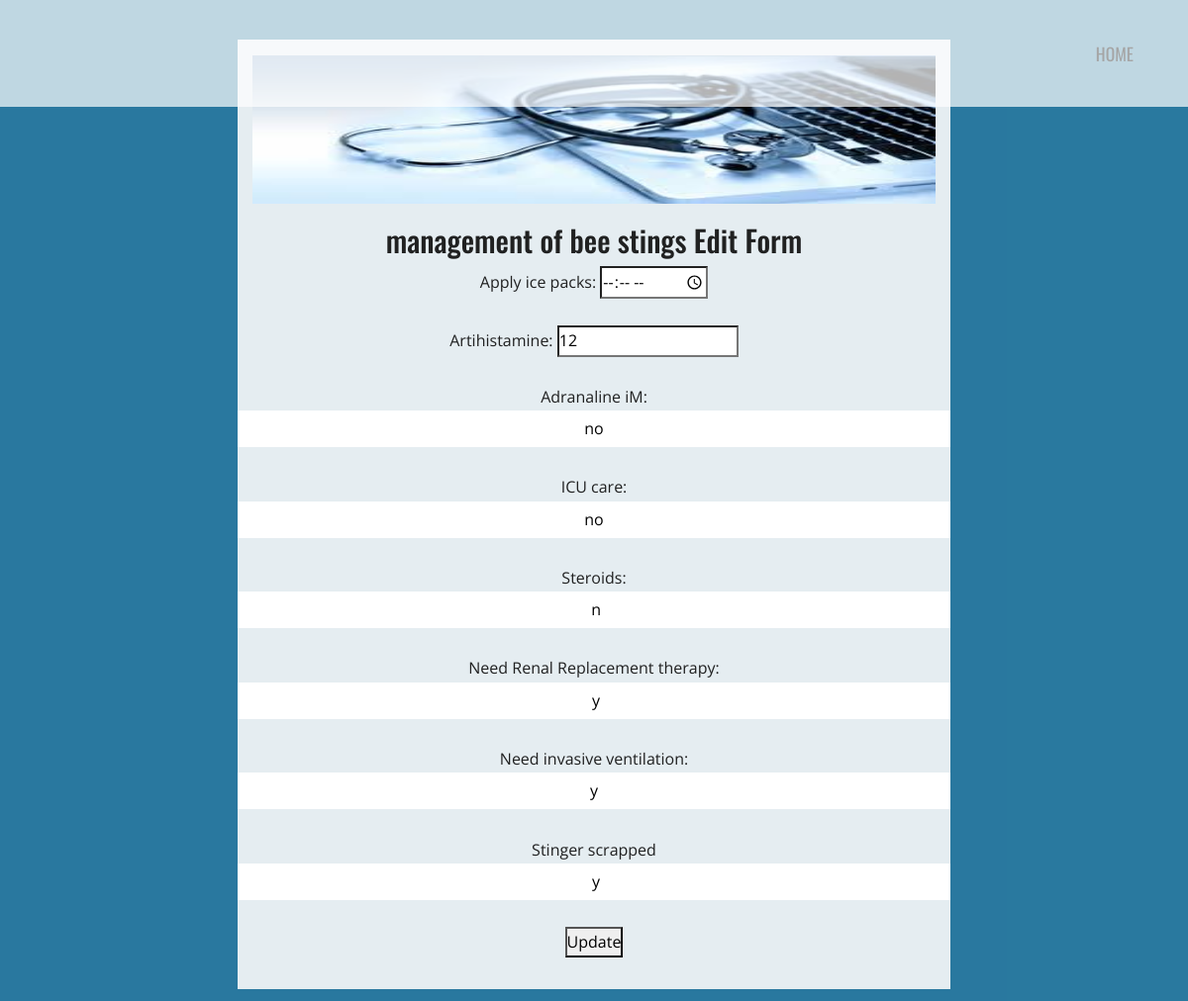
Page /doctor/management_of_bee_edit.php?Patient_Id=2 on the committed database.
### tables this page shows
CREATE TABLE `management_of_bee` (
  `Index_Of_management_Of_Bee` varchar(100) NOT NULL,
  `Index_Of_Bee_Stings` varchar(10000) DEFAULT NULL,
  `Patient_Id` varchar(10000) DEFAULT NULL,
  `Apply_ice_packs` varchar(1000) DEFAULT NULL,
  `Artihistamine` varchar(1000) DEFAULT NULL,
  `Adranaline_IM` varchar(1000) DEFAULT NULL,
  `ICU_care` varchar(1000) DEFAULT NULL,
  `Steroids` varchar(1000) DEFAULT NULL,
  `Need_Renal_Replacement_therapy` varchar(1000) DEFAULT NULL,
  `Need_invasive_ventilation` varchar(1000) DEFAULT NULL,
  `Stinger_scrapped` varchar(1000) DEFAULT NULL
);

### doctor/management_of_bee_edit.php (the view, shortened to what this page needs)
<?php
include_once('../connection/connect.php');
?>
<!doctype html>
<html lang="en-gb" class="no-js">
<head>
<link rel="stylesheet" href="../css/bootstrap.min.css" />
<link rel="stylesheet" href="../js/fancybox/jquery.fancybox.css" type="text/css" media="screen" />
<link href="../css/animate.css" rel="stylesheet" media="screen">
<link href="../js/owl-carousel/owl.carousel.css" rel="stylesheet">
<link rel="stylesheet" href="../css/styles.css" />
<link href="../css/font-awesome.min.css" rel="stylesheet">
</head>
<body>
 <?php
  if(isset($_GET['Patient_Id']))
  {
  $id=$_GET['Patient_Id'];
  $getselect=mysqli_query($connection,"SELECT * FROM management_of_bee WHERE Patient_Id='$id'");
  while($profile=mysqli_fetch_assoc($getselect) )
  {
$ap=$profile['Apply_ice_packs'];
  $ar=$profile['Artihistamine'];
   $ad=$profile['Adranaline_IM'];
  $ic= $profile['ICU_care'];
   $st=$profile['Steroids'];
  $ne= $profile['Need_Renal_Replacement_therapy'];
  $nee=$profile['Need_invasive_ventilation'];
    $sti=$profile['Stinger_scrapped'];
?>
<header class="header">
  <div class="container">
    <nav class="navbar navbar-inverse" role="navigation">
      <div class="navbar-header">
        <a href="#" class="navbar-brand scroll-top logo  animated bounceInLeft"><b><i></i></b></a> </div>
      <div id="main-nav" class="collapse navbar-collapse">
        <ul class="nav navbar-nav" id="mainNav">
           <li><a href="../doctor/doctor_hp.php" class="scroll-link">Home</a></li>
        </ul>
      </div>
    </nav>
  </div>
</header>
<section id="dsuf" class="../contact-parlex">
<div class="parlex-back">
<div class="container" style="width:60%;margin-top:10px;text-align: center; color:rgba(10,10,10,0.9) ;background-color:rgba(250,250,250,0.9) ;">
     <div class="card" >
      <img src="../images/im-7.jpg" class="card-img-top" style="height: 150px ;width: 100%">
      <h2 > management of bee stings Edit Form </h2>
      <div class="card-body">
         <div class="row">
  <form action="" method="post" name="insertform" >
      <tr> Apply ice packs: </tr>
      <td><input type="time" name="eApply_ice_packs" required placeholder=" Apply ice packs"
      value="<?php echo $ap; ?>" id="inputid" /></td>
    <br>
    <br>
      <tr>Artihistamine: </tr>
    <td><input type="number" name="eArtihistamine" required placeholder="Artihistamine"
      value="<?php echo $ar; ?>" id="inputid" /><td>
    <br>
    <br>
      <tr> Adranaline iM: </tr>
    <td><input type="text" name="eAdranaline_IM" required placeholder="Adranaline iM"
      value="<?php echo$ad; ?>" id="inputid" /></td>
    <br>
    <br>
      <tr>ICU care: </tr>
    <td>  <input type="text" name="eICU_care" required placeholder=" ICU care"
      value="<?php echo  $ic; ?>" id="inputid" /></td>
    <br>
    <br>
     <tr> Steroids: </tr>
    <td>  <input type="text" name="eSteroids" required placeholder="Steroids"
      value="<?php echo  $st; ?>" id="inputid" /></td>
    <br>
    <br>
     <tr>Need Renal Replacement therapy: </tr>
    <td>  <input type="text" name="eNeed_Renal_Replacement_therapy" required placeholder="Need Renal Replacement therapy"
      value="<?php echo  $ne; ?>" id="inputid" /></td>
    <br>
    <br>
     <tr>Need invasive ventilation: </tr>
    <td>  <input type="text" name="eNeed_invasive_ventilation" required placeholder="Need invasive ventilation"
      value="<?php echo $nee; ?>" id="inputid" ></td>
    <br>
    <br>
      <tr>Stinger scrapped</tr>
    <td><input type="text" name="eStinger_scrapped" required placeholder=" stinger scrapped"
      value="<?php echo $sti; ?>" id="inputid" /></td>
<br>
<br>
      <input type="submit" name="update" value="Update" id="inputid" />
  </form>
<?php } } ?>
                   </div>
                 </div>
               </div>
             </div>
           </div>
         </section>
</body>
</html>

### css/styles.css (style rules this page uses)
* { margin: 0; padding: 0; font-family: 'Open Sans', sans-serif; }
body { height: 100%; font-family: 'Open Sans', sans-serif; font-size: 16px; line-height: 1.7; color: #666666; -webkit-font-smoothing: antialiased; -webkit-text-size-adjust: 100%; background: #fff; transition: all 0.3s linear; -webkit-transition: all 0.3s linear; -moz-transition: all 0.3s linear; -o-transition: all 0.3s linear; }
h1, h2, h3, h4, h5, h6 { font-family: 'Oswald', sans-serif; }
.animated { animation-duration: 1s; -webkit-animation-delay: 0s; animation-delay: 0s; }
a { color: #005f8d; text-decoration: none; text-shadow: none; -webkit-transition: all 0.2s linear; -moz-transition: all 0.2s linear; -ms-transition: all 0.2s linear; -o-transition: all 0.2s linear; transition: all 0.2s linear; }
.header { position: fixed; width: 100%; z-index: 50; border-radius: 0; top: 0px; background: rgba(255, 255, 255, 0.70); }
.navbar-inverse { background: transparent; }
.header .navbar-brand { float: left; padding: 22px 15px; line-height: 18px; height: 50px; }
.logo { font-size: 2.2em; text-shadow: none; margin: 8px 0 0 0; }
.header .navbar { margin: 0; background: transparent; border: 0; }
.navbar-inverse .navbar-nav > li > a { color: #A5A5A5; font-size: 1.2em; line-height: normal; margin: 17px; padding: 6px 0px !important; border-radius: 5px; font-family: 'Oswald', sans-serif; font-weight: 400; text-transform: uppercase; }
.header .navbar-nav > li > a { padding: 25px 18px; }
img, video, iframe, embed, object { max-width: 100%; height: auto; }
body { margin: 0; font-family: Arial, sans-serif; }
@media (min-width: 768px) { .header .navbar-brand { padding-left: 0; } }
@media (min-width: 768px) { .navbar-nav { float: right; } }
@media (min-width: 768px) { .navbar-inverse .navbar-nav > li > a { font-size: 1.1em; padding: 6px 0px !important; border-radius: 5px; margin: 19px 10px; } }
.parlex-back { padding: 30px 0; background-color: rgba(0, 95, 141, 0.84); color: #FDFDFD !important; }

### doctor/management_of_bee_edit.php (style rules this page uses)
body { font-family: Arial, Helvetica, sans-serif; }
* { box-sizing: border-box }
input[type=text], input[type=password],input[type=email],input[type=date],select { width: 100%; padding: 5px; display: inline-block; border: none; text-align: center; }
.container { padding: 16px; }

### rows in the picture
management_of_bee: eArtihistamine "12", eAdranaline_IM "no", eICU_care "no", eSteroids "n", eNeed_Renal_Replacement_therapy "y", eNeed_invasive_ventilation "y", eStinger_scrapped "y"
